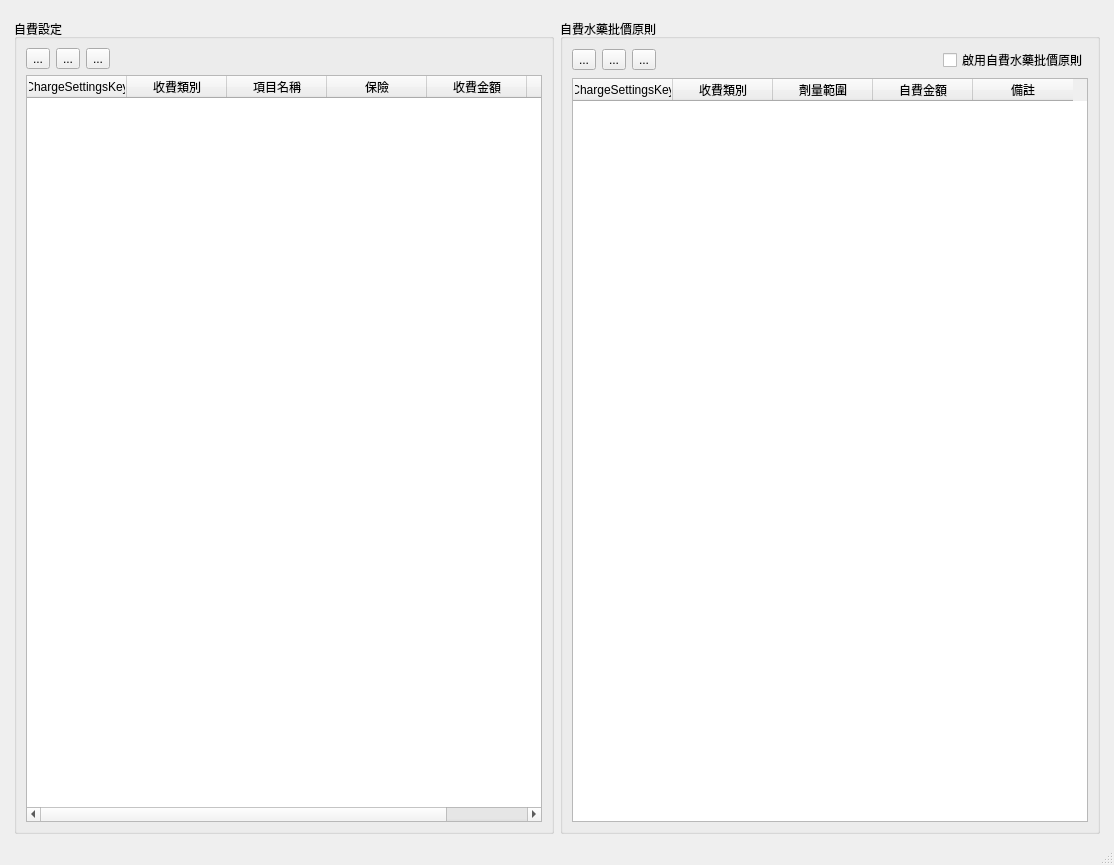
<?xml version="1.0" encoding="UTF-8"?>
<ui version="4.0">
 <class>Charge_settings_self</class>
 <widget class="QMainWindow" name="Charge_settings_self">
  <property name="geometry">
   <rect>
    <x>0</x>
    <y>0</y>
    <width>1114</width>
    <height>865</height>
   </rect>
  </property>
  <property name="windowTitle">
   <string>樣板</string>
  </property>
  <widget class="QWidget" name="centralwidget">
   <layout class="QHBoxLayout" name="horizontalLayout">
    <item>
     <layout class="QHBoxLayout" name="horizontalLayout_2">
      <property name="leftMargin">
       <number>5</number>
      </property>
      <property name="topMargin">
       <number>10</number>
      </property>
      <property name="rightMargin">
       <number>5</number>
      </property>
      <item>
       <widget class="QGroupBox" name="groupBox">
        <property name="title">
         <string>自費設定</string>
        </property>
        <layout class="QVBoxLayout" name="verticalLayout_4">
         <item>
          <layout class="QVBoxLayout" name="verticalLayout_3">
           <item>
            <layout class="QHBoxLayout" name="horizontalLayout_3">
             <item>
              <widget class="QToolButton" name="toolButton_regist_fee_add">
               <property name="text">
                <string>...</string>
               </property>
               <property name="icon">
                <iconset>
                 <normaloff>../icons/list-add.svg</normaloff>../icons/list-add.svg</iconset>
               </property>
              </widget>
             </item>
             <item>
              <widget class="QToolButton" name="toolButton_regist_fee_delete">
               <property name="text">
                <string>...</string>
               </property>
               <property name="icon">
                <iconset>
                 <normaloff>../icons/list-remove.svg</normaloff>../icons/list-remove.svg</iconset>
               </property>
              </widget>
             </item>
             <item>
              <widget class="QToolButton" name="toolButton_regist_fee_edit">
               <property name="text">
                <string>...</string>
               </property>
               <property name="icon">
                <iconset>
                 <normaloff>../icons/gtk-edit.svg</normaloff>../icons/gtk-edit.svg</iconset>
               </property>
              </widget>
             </item>
             <item>
              <spacer name="horizontalSpacer">
               <property name="orientation">
                <enum>Qt::Horizontal</enum>
               </property>
               <property name="sizeHint" stdset="0">
                <size>
                 <width>40</width>
                 <height>20</height>
                </size>
               </property>
              </spacer>
             </item>
            </layout>
           </item>
           <item>
            <widget class="QTableWidget" name="tableWidget_self">
             <property name="editTriggers">
              <set>QAbstractItemView::NoEditTriggers</set>
             </property>
             <property name="selectionMode">
              <enum>QAbstractItemView::SingleSelection</enum>
             </property>
             <property name="selectionBehavior">
              <enum>QAbstractItemView::SelectRows</enum>
             </property>
             <column>
              <property name="text">
               <string>ChargeSettingsKey</string>
              </property>
             </column>
             <column>
              <property name="text">
               <string>收費類別</string>
              </property>
             </column>
             <column>
              <property name="text">
               <string>項目名稱</string>
              </property>
             </column>
             <column>
              <property name="text">
               <string>保險</string>
              </property>
             </column>
             <column>
              <property name="text">
               <string>收費金額</string>
              </property>
             </column>
             <column>
              <property name="text">
               <string>備註</string>
              </property>
             </column>
            </widget>
           </item>
          </layout>
         </item>
        </layout>
       </widget>
      </item>
      <item>
       <widget class="QGroupBox" name="groupBox_2">
        <property name="title">
         <string>自費水藥批價原則</string>
        </property>
        <layout class="QVBoxLayout" name="verticalLayout_5">
         <item>
          <layout class="QVBoxLayout" name="verticalLayout_6">
           <item>
            <layout class="QHBoxLayout" name="horizontalLayout_4">
             <item>
              <widget class="QToolButton" name="toolButton_add_herb_fee">
               <property name="text">
                <string>...</string>
               </property>
               <property name="icon">
                <iconset>
                 <normaloff>../icons/list-add.svg</normaloff>../icons/list-add.svg</iconset>
               </property>
              </widget>
             </item>
             <item>
              <widget class="QToolButton" name="toolButton_remove_herb_fee">
               <property name="text">
                <string>...</string>
               </property>
               <property name="icon">
                <iconset>
                 <normaloff>../icons/list-remove.svg</normaloff>../icons/list-remove.svg</iconset>
               </property>
              </widget>
             </item>
             <item>
              <widget class="QToolButton" name="toolButton_edit_herb_fee">
               <property name="text">
                <string>...</string>
               </property>
               <property name="icon">
                <iconset>
                 <normaloff>../icons/gtk-edit.svg</normaloff>../icons/gtk-edit.svg</iconset>
               </property>
              </widget>
             </item>
             <item>
              <spacer name="horizontalSpacer_2">
               <property name="orientation">
                <enum>Qt::Horizontal</enum>
               </property>
               <property name="sizeHint" stdset="0">
                <size>
                 <width>40</width>
                 <height>20</height>
                </size>
               </property>
              </spacer>
             </item>
             <item>
              <widget class="QCheckBox" name="checkBox_herb_fee">
               <property name="text">
                <string>啟用自費水藥批價原則</string>
               </property>
              </widget>
             </item>
            </layout>
           </item>
           <item>
            <widget class="QTableWidget" name="tableWidget_herb_fee">
             <property name="editTriggers">
              <set>QAbstractItemView::NoEditTriggers</set>
             </property>
             <property name="selectionMode">
              <enum>QAbstractItemView::SingleSelection</enum>
             </property>
             <property name="selectionBehavior">
              <enum>QAbstractItemView::SelectRows</enum>
             </property>
             <column>
              <property name="text">
               <string>ChargeSettingsKey</string>
              </property>
             </column>
             <column>
              <property name="text">
               <string>收費類別</string>
              </property>
             </column>
             <column>
              <property name="text">
               <string>劑量範圍</string>
              </property>
             </column>
             <column>
              <property name="text">
               <string>自費金額</string>
              </property>
             </column>
             <column>
              <property name="text">
               <string>備註</string>
              </property>
             </column>
            </widget>
           </item>
          </layout>
         </item>
        </layout>
       </widget>
      </item>
     </layout>
    </item>
   </layout>
  </widget>
  <widget class="QStatusBar" name="statusbar"/>
  <widget class="QMenuBar" name="menubar">
   <property name="geometry">
    <rect>
     <x>0</x>
     <y>0</y>
     <width>1114</width>
     <height>28</height>
    </rect>
   </property>
  </widget>
 </widget>
 <resources/>
 <connections/>
</ui>
